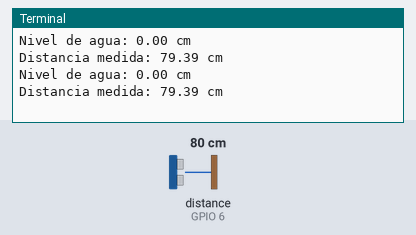
Bench run of a program on a simulated Raspberry Pi (BCM pin numbers). Shown: the last lines printed to the terminal. Inputs (shaded band) come from the test bench; at power-on: distance to the obstacle (sensor on GPIO 6) 80 cm. The echo pulse lasts 58.3 µs per cm; the clock reads 2024-03-15 10:24:30 at power-on unless the program sets it.

Above: at 1.2 s.
1.3 s: distance to the obstacle (sensor on GPIO 6) set to 2 cm
At 2.6 s:
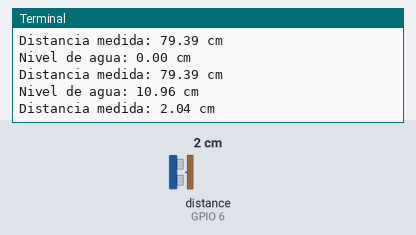
2.8 s: distance to the obstacle (sensor on GPIO 6) set to 4 cm
At 3.5 s:
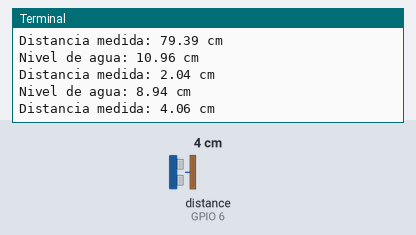
Timing chart, 0 to 5.8 s (numbered marks = the images above; inputs shaded):
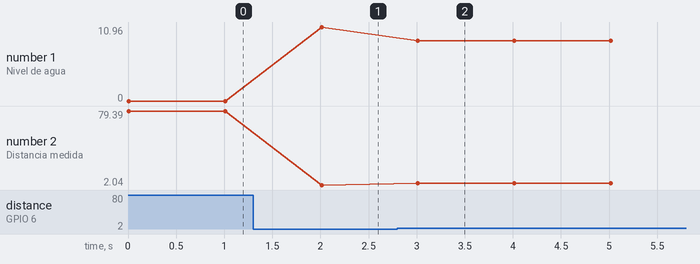

Measured:
- after the input at 1.3 s, the terminal: prints a new line after 0.71 s (image 1)
- after the input at 2.8 s, the terminal: prints a new line after 0.21 s (image 2)
- plotted number 1: 0 → 10.96 after the input at 1.3 s, 10.96 → 8.93 after the input at 2.8 s
- plotted number 2: 79.39 → 2.04 after the input at 1.3 s, 2.04 → 4.07 after the input at 2.8 s

The program:

ultrasonic.py
```python
import RPi.GPIO as GPIO
import time

# Configuración de GPIO
GPIO.setmode(GPIO.BCM)

# Pines asignados (sin usar 2, 3, 4, 17, 22, 23, 24, 25)
TRIGGER = 5
ECHO = 6

GPIO.setup(TRIGGER, GPIO.OUT)
GPIO.setup(ECHO, GPIO.IN)

# Altura de la botella en centímetros
ALTURA_BOTELLA = 13.0  # cm

def medir():
    """Mide la distancia usando el sensor ultrasónico y calcula el nivel del agua."""
    GPIO.output(TRIGGER, True)
    time.sleep(0.00001)  # Pulso de 10 microsegundos
    GPIO.output(TRIGGER, False)

    # Esperar al inicio del pulso
    while GPIO.input(ECHO) == 0:
        inicio = time.time()

    # Esperar a que el pulso termine
    while GPIO.input(ECHO) == 1:
        fin = time.time()

    # Calcular la duración del pulso
    duracion = fin - inicio

    # Calcular la distancia (cm)
    distancia = (duracion * 34000) / 2

    # Calcular el nivel de agua
    if distancia > ALTURA_BOTELLA:
        nivel_agua = 0  # El agua está vacía o el sensor no mide correctamente
    else:
        nivel_agua = ALTURA_BOTELLA - distancia

    return nivel_agua, distancia

try:
    while True:
        nivel_agua, distancia = medir()
        print(f"Nivel de agua: {nivel_agua:.2f} cm")
        print(f"Distancia medida: {distancia:.2f} cm")
        time.sleep(1)
except KeyboardInterrupt:
    print("Programa finalizado")
finally:
    GPIO.cleanup()
```
